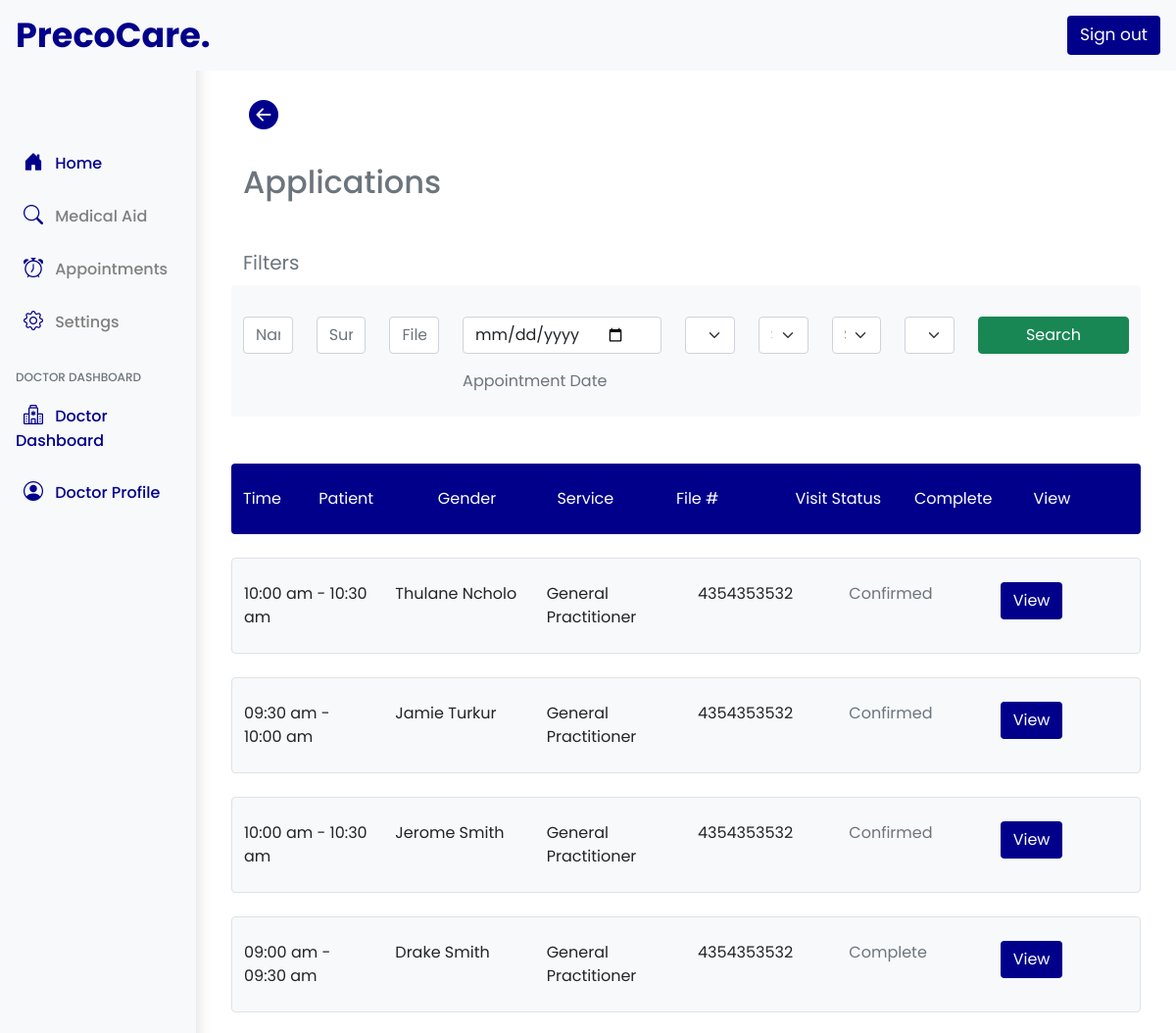
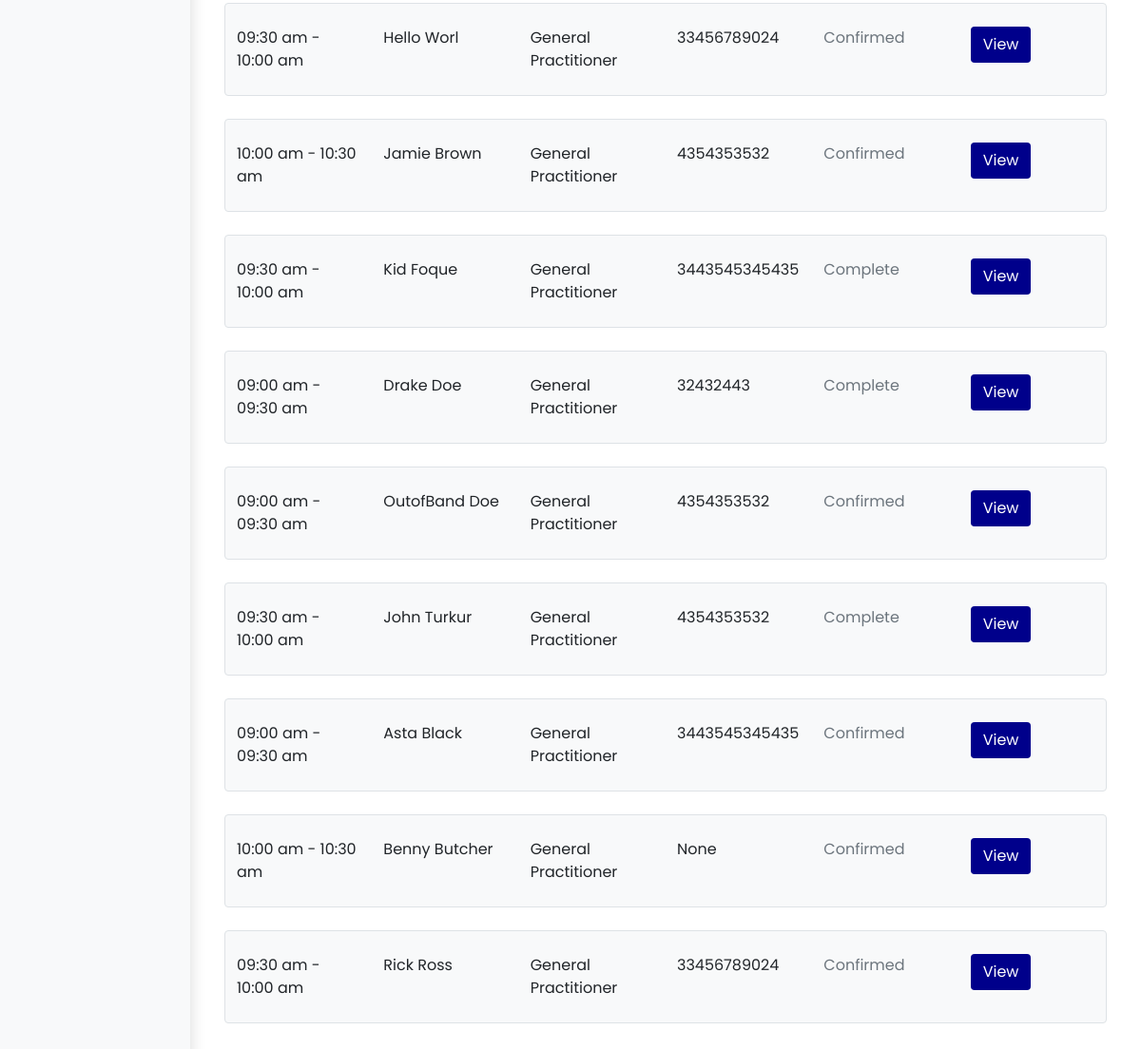
/doctors-applications/1 (signed in), run on the app's committed database (2 pictures, top to bottom).
### precocare/models.py (models this page shows, shortened)
class ApplicationForm(models.Model):
    User = models.ForeignKey(User,null=True, on_delete=models.CASCADE , blank=True, related_name="user_application", default=None)
    visit_status = models.CharField(max_length=50,null=True,blank=True)
    application_for = models.CharField(max_length=50,null=True,blank=True)
    service = models.ForeignKey(ServiceModel, on_delete=models.CASCADE , blank=True, related_name="application_service", default=None)
    fee = models.CharField(max_length=1000,null=True,blank=True)
    time_slot = models.CharField(max_length=1000,null=True,blank=True)
    time_slot_id = models.ForeignKey(BookedTimeslotModel, on_delete=models.CASCADE , blank=True, related_name="time_slot_pk", default=None)
    date_appointment = models.DateField(auto_now_add=False,null=True,blank=True)
    reschedule_date = models.CharField(max_length=500,null=True,blank=True)
    patient_name = models.CharField(max_length=500,null=True,blank=True)
    patient_surname = models.CharField(max_length=500,null=True,blank=True)
    gender = models.CharField(max_length=500,null=True,blank=True)
    date_of_birth = models.CharField(max_length=500,null=True,blank=True)
    identification = models.CharField(max_length=13,null=True,blank=True)
    contact = models.CharField(max_length=50,null=True,blank=True)
    email = models.CharField(max_length=1000,null=True,blank=True)
    street = models.CharField(max_length=1000,null=True,blank=True)
    town = models.CharField(max_length=1000,null=True,blank=True)
    postal_code = models.CharField(max_length=1000,null=True,blank=True)
    medical_aid = models.ForeignKey(InsuranceModel,related_name="application_medical",blank=True,default=None,on_delete=models.CASCADE,null=True)
    paid_status = models.CharField(max_length=100,null=True,blank=True,default="Outstanding")
    reason_visit = models.TextField(blank = True,null=True)
    allergies = models.TextField(blank = True,null=True)
    application_status = models.CharField(max_length=100,null=True,blank=True,default="Pending")
    notify = models.CharField(max_length=100,null=True,blank=True,default="Incomplete")
    clinic_id = models.ForeignKey(ClinicModel, on_delete=models.CASCADE , blank=True, related_name="clinic_application", default=None)
    doctor = models.ForeignKey(DoctorModel, on_delete=models.CASCADE , blank=True, related_name="doctor_application", default=None,null=True)
    clinic_location = models.ForeignKey(ClinicLocationsModel, on_delete=models.CASCADE , blank=True, related_name="location_chosen", default=None,null=True)
    cancel_appointment = models.CharField(max_length=100,null=True,blank=True,default="Ongoing")
    patient_file_number = models.CharField(max_length=1000,null=True,blank=True)
    admin_booked = models.CharField(max_length=100,null=True,blank=True,default="No")
    date_created = models.DateTimeField(auto_now_add=True, null=True)

class BookedTimeslotModel(models.Model):
    user = models.ForeignKey(User,null=True, on_delete=models.CASCADE,blank=True,default=None , related_name='user_timeslot')
    booked = models.CharField(max_length=1000,null=True,blank=True,default="Pending")
    clinic_timeslot_id = models.ForeignKey(ClinicTimeSlotModel, on_delete=models.CASCADE , blank=True, related_name="booked_timeslot", default=None)
    date = models.DateField(auto_now_add=False)
    date_field = models.CharField(max_length=1000,null=True,blank=True)
    clinic_id = models.ForeignKey(ClinicModel, on_delete=models.CASCADE , blank=True, related_name="booked_clinic", default=None)
    service = models.ForeignKey(ServiceModel, on_delete=models.CASCADE , blank=True, related_name="booked_service", default=None)

class ClinicTimeSlotModel(models.Model):
    timeslot = models.CharField(max_length=1000,null=True,blank=True)
    clinic_id = models.ForeignKey(ClinicModel, on_delete=models.CASCADE , blank=True, related_name="clinic_timeslot", default=None)
    service = models.ForeignKey(ServiceModel, on_delete=models.CASCADE , blank=True, related_name="service_timeslot", default=None)

class ServiceModel(models.Model):
    clinic_id = models.ForeignKey(ClinicModel, on_delete=models.CASCADE , blank=True, related_name="service_clinic", default=None)
    service_name = models.CharField(max_length=500,null=True)
    service_fee = models.CharField(max_length=500,null=True)

### precocare/decorators.py (the view)
        def wrapper_func(request, *args, **kwargs):
            group = None
            if request.user.groups.exists():
                group = request.user.groups.all()[0].name
            if group in allowed_roles:
                return view_func(request, *args, **kwargs)
            else:
                return redirect('homepage')

### precocare/views.py (called while the page is built, shortened)
@allowed_user(allowed_roles=['doctors'])
def DoctorsApplications(request,clinic_id):
    clinic = ClinicModel.objects.get(id = clinic_id)
    current_user = request.user
    current_doctor = DoctorModel.objects.get(user = current_user)
    all_appointments = ApplicationForm.objects.filter( Q(clinic_id=clinic_id)  & Q (doctor=current_doctor)).order_by('date_created')
    serviceList  = ServiceModel.objects.filter( clinic_id = clinic_id)
    context = {
        "clinic" : clinic,
        "all_appointments" : all_appointments,
        "serviceList" : serviceList
    }
    return render(request, "doctor/doctors_applications.html", context)

### precocare/templates/doctor/doctors_applications.html (shortened to what this page needs)
{% extends 'doctor/doctor-base.html' %}
{% block content %}
<section class="mt-4 container">
    <button onclick="history.back()" style="border: none; background-color: transparent;">
      <i class="bi bi-arrow-left-circle-fill" style="font-size: 30px; color: darkblue;"></i>
    </button>
  </section>
<section class="container mt-4">
    <h2 class="text-secondary">Applications</h2>
</section>
<section class="container mt-5">
    <p class="text-secondary mb-2" style="font-size: 20px;">Filters</p>
    <form method="POST" autocomplete="off">
        <div class="row py-3 bg-light rounded">
            <div class="col-sm-12 col-lg col-md-6 mt-3">
                <input class="form-control me-2" type="text" placeholder="Name" aria-label="Search" name="firstNameSearch">
            </div>
            <div class="col-sm-12 col-lg col-md-6 mt-3">
                <input class="form-control me-2" type="text" placeholder="Surname" aria-label="Search" name="lastNameSearch">
            </div>
            <div class="col-sm-12 col-lg col-md-6 mt-3">
                <input class="form-control me-2" type="text" placeholder="File Number" aria-label="Search" name="fileSearch">
            </div>
            <div class="col-sm-12 col-lg col-md-6 mt-3">
                <input class="date-style" type="date" placeholder="Select Date" name="DateSearch">
                <label for="datepicker" class="form-label mt-3 text-secondary">Appointment Date</label>
            </div>
            <div class="col-sm-12 col-lg col-md-6 mt-3">
                <select class="form-select" aria-label="Default select example" name="paymentSearch">
                    <option value= >Payment</option>
                  </select>
            </div>
            <div class="col-sm-12 col-lg col-md-6 mt-3">
                <select class="form-select" aria-label="Default select example" name="AppointmentStatusSearch">
                    <option selected value= >Status</option>
                  </select>
            </div>
            <div class="col-sm-12 col-lg col-md-6 mt-3">
                <select class="form-select" aria-label="Default select example" name="ServiceSearchApp">
                    <option value= >Service</option>
                  </select>
            </div>
            <div class="col-sm-12 col-lg col-md-6 mt-3">
                <select class="form-select" aria-label="Default select example" name="InsuranceSearch">
                    <option value= >Insurance</option>
                  </select>
            </div>
            <div class="col-sm-12 col-lg col-md-6 mt-3">
                <center>
                    <button type="submit" class="btn btn-success px-5" name="applicationsSearch">Search</button>
                </center>
            </div>
        </div>
    </form>
</section>
<section class="container mt-5">
    <div class="row text-white py-4 rounded card-1 mb-4" style="background-color: darkblue;">
        <div class="col col-lg-1">Time</div>
        <div class="col">Patient</div>
        <div class="col hide-components-lg">Gender</div>
        <div class="col hide-components-lg">Service</div>
        <div class="col hide-components-lg">File #</div>
        <div class="col hide-components-lg">Visit Status</div>
        <div class="col hide-components-lg">Complete</div>
        <div class="col">View</div>
    </div>
    {% for appointment in  all_appointments %}
    <div class="row py-4 rounded  card-1 mb-4 bg-light border">
        <div class="col">{{appointment.time_slot_id.clinic_timeslot_id.timeslot}}</div>
        <div class="col">{{appointment.patient_name}} {{appointment.patient_surname}}</div>
        <div class="col hide-components-lg hide-components-ipad">{{appointment.service.service_name}}</div>
        <div class="col hide-components-lg hide-components-ipad">{{appointment.patient_file_number}}</div>
        <div class="col hide-components-lg hide-components-ipad text-secondary">{{appointment.application_status}}</div>
        <div class="col">
            <button type="button" class="btn text-white" style="background-color: darkblue;" data-bs-toggle="modal" data-bs-target="#doctorviewpatient{{appointment.id}}">
                View
            </button>
        </div>
    </div>
    {% empty %}
        <div class="alert alert-secondary my-4" role="alert">
            No records found
         </div>
    {% endfor %}
</section>
{% endblock %}

### static/css/main.css (style rules this page uses)
:root { --main-bg-color: pink; }

### precocare/templates/doctor/doctor-base.html (style rules this page uses)
.body-fonts { font-family: 'Poppins', sans-serif !important; }

### precocare/templates/doctor/doctors_applications.html (style rules this page uses)
.date-style { width: 100%; padding: 0.375rem 2.25rem 0.375rem 0.75rem; -moz-padding-start: calc(0.75rem - 3px); font-size: 1rem; font-weight: 400; line-height: 1.5; color: #212529; background-color: #fff; background-repeat: no-repeat; background-position: right 0.75rem center; background-size: 16px 12px; border: 1px solid #ced4da; border-radius: 0.25rem; transition: border-color .15s ease-in-out,box-shadow .15s ease-in-out; -webkit-appearance: none; -moz-appearance: none; appearance: none; }

### data on the page
ApplicationForm: time_slot_id.clinic_timeslot_id.timeslot "10:00 am - 10:30 am", patient_name "Thulane", patient_surname "Ncholo", service.service_name "General Practitioner", patient_file_number "4354353532", application_status "Confirmed"
ApplicationForm: time_slot_id.clinic_timeslot_id.timeslot "09:30 am - 10:00 am", patient_name "Jamie", patient_surname "Turkur", service.service_name "General Practitioner", patient_file_number "4354353532", application_status "Confirmed"
ApplicationForm: time_slot_id.clinic_timeslot_id.timeslot "10:00 am - 10:30 am", patient_name "Jerome", patient_surname "Smith", service.service_name "General Practitioner", patient_file_number "4354353532", application_status "Confirmed"
ApplicationForm: time_slot_id.clinic_timeslot_id.timeslot "09:00 am - 09:30 am", patient_name "Drake", patient_surname "Smith", service.service_name "General Practitioner", patient_file_number "4354353532", application_status "Complete"
ApplicationForm: time_slot_id.clinic_timeslot_id.timeslot "09:30 am - 10:00 am", patient_name "Hello", patient_surname "Worl", service.service_name "General Practitioner", patient_file_number "33456789024", application_status "Confirmed"
ApplicationForm: time_slot_id.clinic_timeslot_id.timeslot "10:00 am - 10:30 am", patient_name "Jamie", patient_surname "Brown", service.service_name "General Practitioner", patient_file_number "4354353532", application_status "Confirmed"
ApplicationForm: time_slot_id.clinic_timeslot_id.timeslot "09:30 am - 10:00 am", patient_name "Kid", patient_surname "Foque", service.service_name "General Practitioner", patient_file_number "3443545345435", application_status "Complete"
ApplicationForm: time_slot_id.clinic_timeslot_id.timeslot "09:00 am - 09:30 am", patient_name "Drake", patient_surname "Doe", service.service_name "General Practitioner", patient_file_number "32432443", application_status "Complete"
ApplicationForm: time_slot_id.clinic_timeslot_id.timeslot "09:00 am - 09:30 am", patient_name "OutofBand", patient_surname "Doe", service.service_name "General Practitioner", patient_file_number "4354353532", application_status "Confirmed"
ApplicationForm: time_slot_id.clinic_timeslot_id.timeslot "09:30 am - 10:00 am", patient_name "John", patient_surname "Turkur", service.service_name "General Practitioner", patient_file_number "4354353532", application_status "Complete"
ApplicationForm: time_slot_id.clinic_timeslot_id.timeslot "09:00 am - 09:30 am", patient_name "Asta", patient_surname "Black", service.service_name "General Practitioner", patient_file_number "3443545345435", application_status "Confirmed"
ApplicationForm: time_slot_id.clinic_timeslot_id.timeslot "10:00 am - 10:30 am", patient_name "Benny", patient_surname "Butcher", service.service_name "General Practitioner", patient_file_number "None", application_status "Confirmed"
ApplicationForm: time_slot_id.clinic_timeslot_id.timeslot "09:30 am - 10:00 am", patient_name "Rick", patient_surname "Ross", service.service_name "General Practitioner", patient_file_number "33456789024", application_status "Confirmed"
